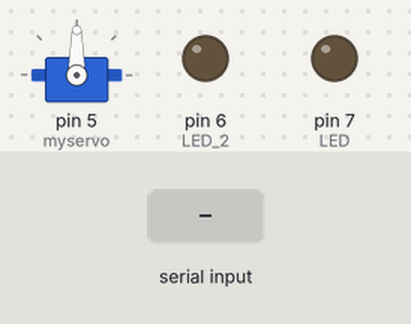
The sketch below on a simulated Arduino Uno, built with avr-gcc and run on an emulated ATmega328P. On the bench: servo, output pins drawn as LEDs (lit = HIGH). Inputs (shaded band) come from the test bench.

Above: at 1.2 s.
1.3 s: "3" received over Serial
At 1.45 s:
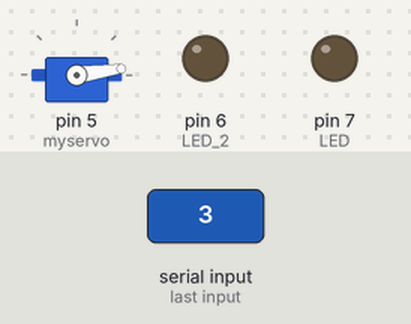
4.3 s: "1" received over Serial
At 6.1 s:
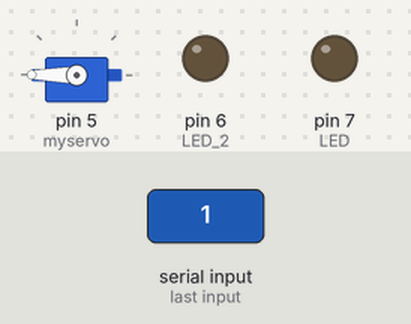
6.8 s: "2" received over Serial
At 7.2 s:
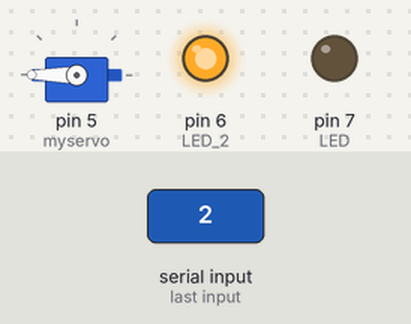
Timing chart, 0 to 9.8 s (numbered marks = the images above; inputs shaded):
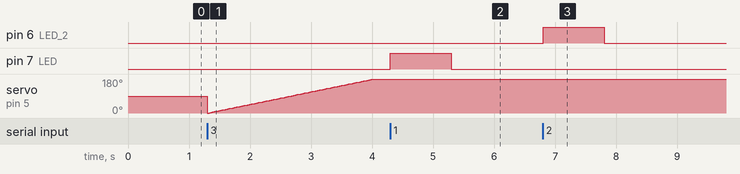

The sketch:

in_out_code.ino
```cpp
#include <Servo.h>

#define LED 7
#define LED_2 6

#define trigPin 3
#define echoPin 4

Servo myservo;
int pos = 0;

long duration;
int distance;

// Function prototype
int calculateDistance();

void setup() {
  Serial.begin(9600);
  pinMode(LED, OUTPUT);
  pinMode(LED_2, OUTPUT);
  myservo.attach(5);
  pinMode(trigPin, OUTPUT);
  pinMode(echoPin, INPUT);
}

void loop() {
  if (Serial.available() > 0) {
    int command = Serial.read(); // Read the incoming command

    if (command == '1') { // Check if the command is 1 (blink green)
      digitalWrite(LED, HIGH); // Turn on the green LED
      delay(1000); // Wait for a second
      digitalWrite(LED, LOW); // Turn off the green LED
      delay(1000); // Wait for a second
    }
    else if (command == '2') { // Check if the command is 2 (blink blue)
      digitalWrite(LED_2, HIGH); // Turn on the blue LED
      delay(1000); // Wait for a second
      digitalWrite(LED_2, LOW); // Turn off the blue LED
      delay(1000); // Wait for a second
    }
    else if (command == '3') { // Check if the command is 3 (move servo)
      for (pos = 0; pos <= 180; pos += 1) {
        myservo.write(pos); // Tell servo to go to position in variable 'pos'
        delay(15); // Waits 15ms for the servo to reach the position
      }
    }
    else if (command == '4') { // Check if the command is 4 (measure distance)
      distance = calculateDistance();
      Serial.println(distance);
    }
  }
}

int calculateDistance() {
  digitalWrite(trigPin, LOW);
  delayMicroseconds(2);
  digitalWrite(trigPin, HIGH);
  delayMicroseconds(10);
  digitalWrite(trigPin, LOW);
  duration = pulseIn(echoPin, HIGH); // Reads the echoPin, returns the sound wave travel time in microseconds
  distance = duration * 0.034 / 2;
  return distance;
}
```

Measured:
- after the input at 4.3 s, pin 7 (LED): LOW → HIGH at once, → LOW 1.0 s later
- after the input at 6.8 s, pin 6 (LED_2): LOW → HIGH at once, → LOW 1.0 s later
